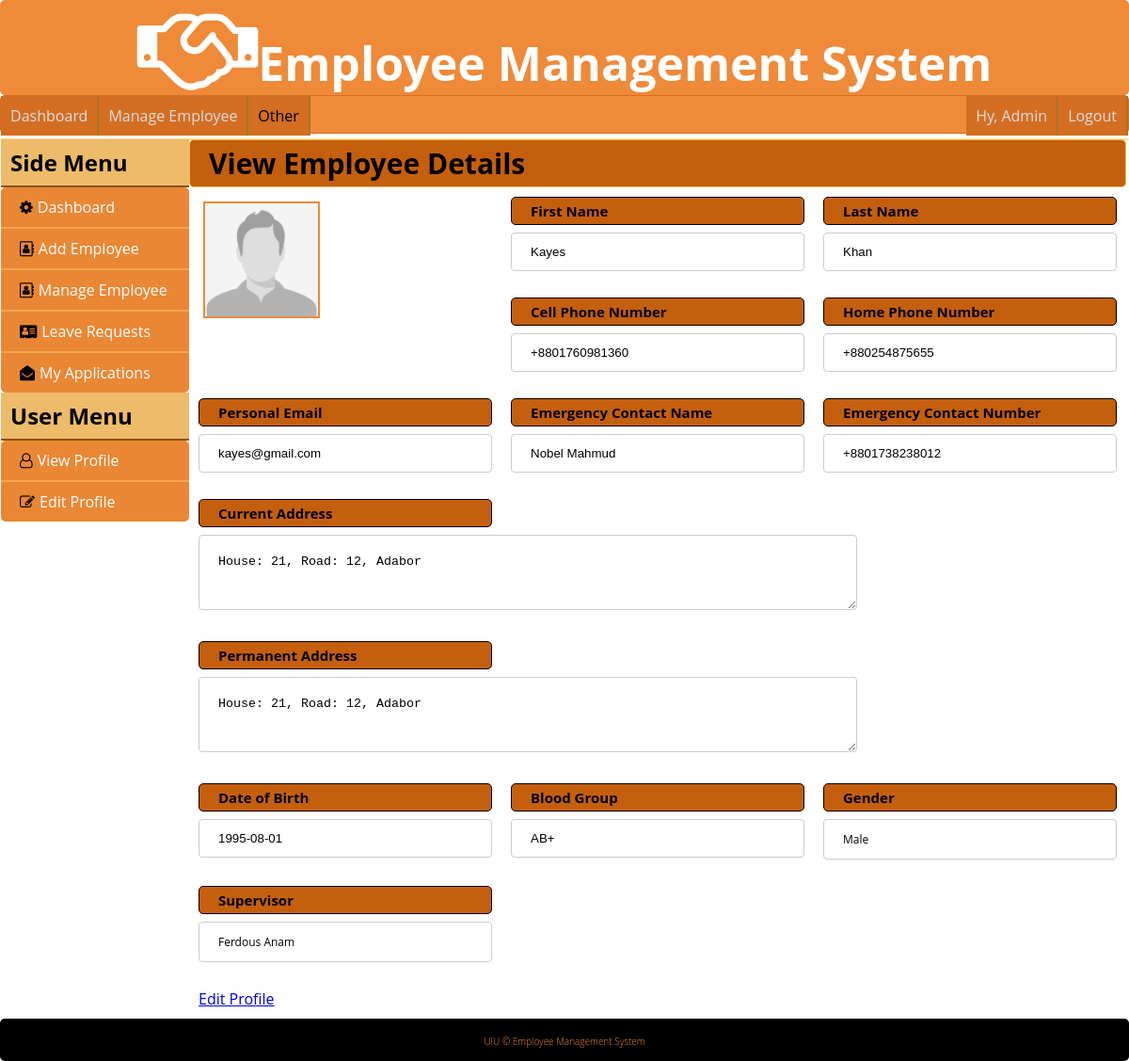
/profileview.php?id=1 (signed in), run on the app's committed database.
### tables this page shows
CREATE TABLE `employee` (
  `id` int(11) NOT NULL,
  `first_name` varchar(50) NOT NULL,
  `last_name` varchar(50) NOT NULL,
  `username` varchar(50) NOT NULL,
  `password` varchar(50) NOT NULL,
  `job_title` varchar(50) NOT NULL,
  `employment_status` varchar(50) NOT NULL,
  `sub_unit` varchar(50) NOT NULL,
  `supervisor_id` int(11) NOT NULL,
  `cell_phone` varchar(20) NOT NULL,
  `home_phone` varchar(20) NOT NULL,
  `email` varchar(50) NOT NULL,
  `emergency_contact_name` varchar(50) NOT NULL,
  `emergency_contact_number` varchar(20) NOT NULL,
  `current_address` varchar(255) NOT NULL,
  `permanent_address` varchar(255) NOT NULL,
  `dob` date NOT NULL,
  `blood_group` varchar(3) NOT NULL,
  `gender` tinyint(4) NOT NULL,
  `image` varchar(255) NOT NULL
);

### lib/Session.php (called while the page is built, shortened)
<?php
class Session{
 public static function get($key){
  if (isset($_SESSION[$key])) {
   return $_SESSION[$key];
  } else {
   return false;
  }
 }
}
?>

### lib/Database.php (called while the page is built, shortened)
<?php
Class Database{
 public $host   = DB_HOST;
 public $user   = DB_USER;
 public $pass   = DB_PASS;
 public $dbname = DB_NAME;
 public $link;
private function connectDB(){
 $this->link = new mysqli($this->host, $this->user, $this->pass,
  $this->dbname);
 }
public function select($query){
  $result = $this->link->query($query) or
   die($this->link->error.__LINE__);
  if($result->num_rows > 0){
    return $result;
  } else {
    return false;
  }
 }
}

### classes/Employee.php (called while the page is built, shortened)
<?php
	$filepath = realpath(dirname(__FILE__));
	include_once($filepath.'/../lib/Database.php');
?>
<?php
class Employee
{
	private $db;
	public function __construct(){
		$this->db = new Database();
	}
	public function getByEmployeeId($id){
		$query = "SELECT * FROM employee WHERE id='$id'";
		$result = $this->db->select($query);
		return $result;
	}
	public function checkSupervisor($supervisor_id)
	{
		$query = "SELECT *
			FROM employee
			WHERE supervisor_id = '$supervisor_id'";
			$result = $this->db->select($query);
			if ($result != false) {
				return 1;
			}
			else {
				return 0;
			}
	}
}
?>

### config/sitedetails.php (called while the page is built)
<?php
	$base_url = 'http://localhost/ems/';
 ?>

### profileview.php (the view, shortened to what this page needs)
<?php include 'inc/header.php'; ?>
<?php include 'plugins/leftsidebar.php'; ?>
<div class="content float-left">
	<h2>View Employee Details</h2>
	<form>
	<?php
		if (!isset($_GET['id']) || $_GET['id'] == NULL) {
	        echo "<script>window.location = '404.php'; </script>";
	    }else {
	        $id = preg_replace('/[^a-zA-Z0-9_]/', '', $_GET['id']);
	    }
		$getEmp = $employee->getByEmployeeId($id);
		if ($getEmp) {
			while ($result= $getEmp->fetch_assoc()) {
	?>
		<div class="add-employee-row">
			<div class="add-employee-col">
				<img src="<?= $base_url ?>images/def-profile.jpg">
			</div>
			<div class="add-employee-col">
				<h2>First Name</h2>
				<input type="text" name="first_name" value="<?= $result['first_name'] ?>" readonly="readonly">
			</div>
			<div class="add-employee-col">
				<h2>Last Name</h2>
				<input type="text" name="last_name"  value="<?= $result['last_name'] ?>" readonly="readonly">
			</div><br>
			<div class="add-employee-col">
				<h2>Cell Phone Number</h2>
				<input type="text" name="cell_phone" value="<?= $result['cell_phone'] ?>" readonly="readonly">
			</div>
			<div class="add-employee-col">
				<h2>Home Phone Number</h2>
				<input type="text" name="home_phone" value="<?= $result['home_phone'] ?>" readonly="readonly">
			</div>
		</div>
		<div class="add-employee-row">
			<div class="add-employee-col">
				<h2>Personal Email</h2>
				<input type="text" name="email" value="<?= $result['email'] ?>" readonly="readonly">
			</div>
			<div class="add-employee-col">
				<h2>Emergency Contact Name</h2>
				<input type="text" name="emergency_contact_name" value="<?= $result['emergency_contact_name'] ?>" readonly="readonly">
			</div>
			<div class="add-employee-col">
				<h2>Emergency Contact Number</h2>
				<input type="text" name="emergency_contact_number" value="<?= $result['emergency_contact_number'] ?>" readonly="readonly">
			</div>
		</div>
		<div class="add-employee-row clear">
			<div class="add-employee-col">
				<h2>Current Address</h2>
				<textarea name="current_address" readonly="readonly"><?= $result['current_address'] ?></textarea>
			</div>
		</div>
		<div class="add-employee-row clear">
			<div class="add-employee-col">
				<h2>Permanent Address</h2>
				<textarea name="permanent_address" readonly="readonly"><?= $result['permanent_address'] ?></textarea>
			</div>
		</div>
		<div class="add-employee-row clear">
			<div class="add-employee-col">
				<h2>Date of Birth</h2>
				<input type="text" name="dob" value="<?= $result['dob'] ?>" readonly="readonly">
			</div>
			<div class="add-employee-col">
				<h2>Blood Group</h2>
				<input type="text" name="blood_group" value="<?= $result['blood_group'] ?>" readonly="readonly">
			</div>
			<div class="add-employee-col">
				<h2>Gender</h2>
				<p>
					<?php if ($result['gender'] == '1') {echo ' Male ';} ?><br>
				</p>
			</div>
		</div>
		<div class="add-employee-row clear">
			<div class="add-employee-col">
				<h2>Supervisor</h2>
				<p>
	                <?php
	                    $getSupervisor = $employee->getByEmployeeId($result['supervisor_id']);
	                        if ($getSupervisor) {
	                          while ($result1 = $getSupervisor->fetch_assoc()) {
	                            echo $result1['first_name'] . " " . $result1['last_name'];
	                ?>
	                <?php } } ?>
            	</p>
			</div>
		</div>
		<div class="add-employee-row clear">
			<div class="add-employee-col">
				<a href="<?= $base_url ?>editprofile.php?id=<?= $result['id'] ?>">Edit Profile</a>
			</div>
		</div>
		<?php } } ?>
	</form>
</div>
<?php include 'inc/footer.php'; ?>

### inc/header.php (shortened to what this page needs)
<!DOCTYPE html>
<html>
<head>
	<link rel="stylesheet" type="text/css" href="css/style.css">
	<link rel="stylesheet" type="text/css" href="css/main.css">
	<link rel="stylesheet" type="text/css" href="css/profile.css">
	<link rel="stylesheet" href="font-awesome/css/font-awesome.min.css">
</head>
<body>
<?php
	$filepath = realpath(dirname(__FILE__));
	include_once($filepath.'/../config/sitedetails.php');
	include_once($filepath.'/../lib/Session.php');
	include_once($filepath.'/../classes/Employee.php');
	$employee = new Employee();
 ?>
<div class="template">
<div class="header">
	<i class="fa fa-handshake-o fa-2x" aria-hidden="true"></i>Employee Management System
</div>
<div class="main-menu clear">
	<ul>
		<li><a href="dashboard.php">Dashboard</a></li>
		<li><a href="employee.php">Manage Employee</a></li>
		<li>Other</li>
	</ul>
<div class="main-menu-right float-right">
	<ul>
		<li><a href="myprofile.php"><?php echo "Hy, " . Session::get('first_name') . " " . Session::get('last_name'); ?></a></li>
		<li><a href="?loginId=<?php Session::get('login'); ?>">Logout</a></li>
	</ul>
</div>
</div>

### plugins/leftsidebar.php
<section class="content-section clear">
<div class="left-sidebar clear">
	<div class="samesidebar">
		<h2>Side Menu</h2>
		<ul>
			<li><i class="fa fa-cog" aria-hidden="true"></i><a href="dashboard.php">Dashboard</a></li>
			<?php if (Session::get('employee_id') == 0) { ?>
			<li><i class="fa fa-address-book-o" aria-hidden="true"></i><a href="employeeadd.php">Add Employee</a></li>
			<li><i class="fa fa-address-book-o" aria-hidden="true"></i><a href="employee.php">Manage Employee</a></li>
			<?php } ?>
			<?php
				$supervisorCheck = $employee->checkSupervisor(Session::get('employee_id'));
		      	if ($supervisorCheck == 1 || Session::get('employee_id') == 0) {
		     ?>
		      		<li><i class="fa fa-address-card" aria-hidden="true"></i><a href="manageleave.php">Leave Requests</a></li>
		    <?php
	    	 	 }
			 ?>
			<li><i class="fa fa-envelope-open"></i><a href="managemyleave.php">My Applications</a></li>
		</ul>
	</div>
	<div class="samesidebar">
		<h2>User Menu</h2>
		<ul>
			<li><i class="fa fa-user-o" aria-hidden="true"></i><a href="myprofile.php">View Profile</a></li>
			<li><i class="fa fa-pencil-square-o" aria-hidden="true"></i><a href="editprofile.php?id=<?= Session::get('employee_id') ?>">Edit Profile</a></li>
		</ul>
	</div>
</div>

### inc/footer.php
</section>
	<div class="clear footer">
		<small>UIU &copy; Employee Management System</small>
	</div>
</div>
</body>
</html>

### css/style.css (style rules this page uses)
* { margin: 0; padding: 0; outline: 0; }
body { font-family: "Open Sans",sans-serif; }
.template { margin: 0 auto; max-width: 1200px; }
.header { background: #ef8a38 none repeat scroll 0 0; color: #fff; font-size: 50px; font-weight: bold; min-height: 100px; text-align: center; }
.footer { background: #000000 none repeat scroll 0 0; clear: both; color: #ef8a38; font-size: 12px; font-weight: lighter; margin: 0; min-height: 30px; padding-top: 15px; text-align: center; }
.float-left { float: left; }
.float-right { float: right; }
.clear { clear: both; }
.content-section { border: 1px solid #ffdb89; border-radius: 5px; margin-top: 5px; }
form p { margin: 0; padding: 0; font-weight: bold; color: #2E6D2E; }
input[type=text], select { padding: 12px 20px; margin: 8px 0; display: inline-block; border: 1px solid #ccc; border-radius: 4px; box-sizing: border-box; }
div { border-radius: 5px; }
.main-menu { background: #ef8a38 none repeat scroll 0 0; border: 1px solid #d36e23; height: 39px; }
.main-menu ul li { background: #d36e23 none repeat scroll 0 0; border-right: 2px solid #a57624; float: left; list-style: outside none none; padding: 10px; }
.main-menu-right ul li { background: #d36e23 none repeat scroll 0 0; border-right: 2px solid #a57624; list-style: outside none none; padding: 10px; }
.main-menu ul li a, .main-menu-right ul li a { text-decoration: none; color: #ddd; }
.left-sidebar { float: left; max-width: 200px; min-width: 200px; }
.samesidebar { display: block; }
.samesidebar h2 { background: #edbb69 none repeat scroll 0 0; border-bottom: 2px solid #875503; padding: 8px 10px; }
.samesidebar ul { background: #ea8734 none repeat scroll 0 0; border-radius: 5px; }
.samesidebar ul li { border-bottom: 2px solid #f8a552; list-style: outside none none; padding: 10px 20px 10px 20px; }
.samesidebar ul li i { margin-right: 5px; }
.samesidebar ul li:first-child { border-top: 0 none; }
.samesidebar ul li:last-child { border-bottom: 0 none; }
.samesidebar ul li a { text-decoration: none; color: #fff; }

### css/profile.css (style rules this page uses)
.content h2 { background: #c45f0d none repeat scroll 0 0; border: 1px solid #edbb69; border-radius: 5px; font-size: 30px; padding: 4px 0 4px 20px; }
.add-employee-col { float: left; margin: 0 auto; padding: 10px; width: 312px; }
.add-employee-col img { align-self: center; border: 2px solid #ef8a38; margin: 5px; max-height: 120px; max-width: 120px; }
.add-employee-col h2 { border: 1px solid; font-size: 15px; }
.add-employee-col input[type="text"], select { border: 1px solid #ccc; border-radius: 4px; box-sizing: border-box; display: inline-block; margin: 8px 0; padding: 12px 20px; width: 312px; }
.add-employee-col textarea { border: 1px solid #ccc; border-radius: 4px; box-sizing: border-box; display: inline-block; margin: 8px 0; max-height: 80px; max-width: 700px; min-height: 80px; min-width: 700px; padding: 20px; }
.add-employee-col p { border: 1px solid #ccc; border-radius: 4px; box-sizing: border-box; color: black; display: inline-block; font-size: 12px; font-weight: normal; margin: 8px 0; padding: 12px 20px; width: 312px; }
input[readonly] { pointer-events: none; }

### data on the page
employee: first_name "Kayes", last_name "Khan", cell_phone "+8801760981360", home_phone "+880254875655", email "kayes@gmail.com", emergency_contact_name "Nobel Mahmud", emergency_contact_number "+8801738238012", current_address "House: 21, Road: 12, Adabor", permanent_address "House: 21, Road: 12, Adabor", dob "1995-08-01", blood_group "AB+", gender "Male"
employee: first_name "Ferdous", last_name "Anam"

### other printed values
Session::get('first_name') "Admin"
